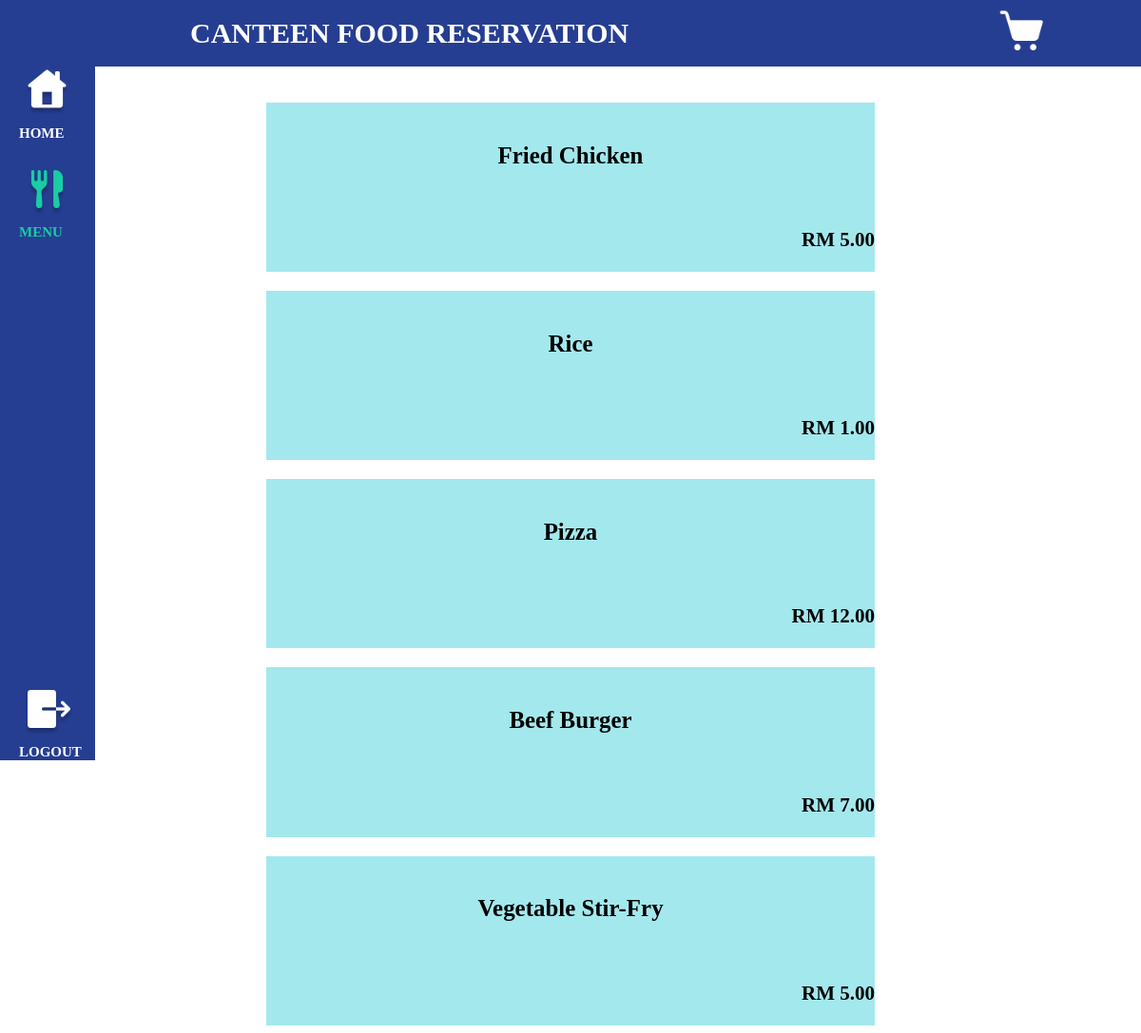
The app's page /user-menu/6/ (signed in) with its own data.
### practice/models.py (models this page shows)
class FoodItem(models.Model):
    id = models.AutoField(auto_created=True, primary_key=True, serialize=False, verbose_name='ID')
    Food_Name = models.CharField('Food Name', max_length=50)
    Food_Price = models.DecimalField('Food Price',max_digits=4, decimal_places=2)
    Ingredient_List = models.TextField('Ingredient List', max_length=100)
    Food_Description = models.TextField('Food Description', max_length=200)
    Food_Availability = models.BooleanField('Food Availability', default=True)

### practice/views.py (the view)
# urls.py: path('user-menu/<int:student_id>/', views.menu, name='user-menu'),
@login_required(login_url='register')
def menu(request, student_id):
    if student_id is not None:
        current_student = get_object_or_404(Student, id=student_id)
        print(f"Current Student: {current_student}")  # Print the current student information
    else:
        current_student = None
    available_food_items = FoodItem.objects.filter(Food_Availability=True)
    return render(request, 'user-menu.html', {'fooditems': available_food_items, 'current_student': current_student})

### practice/templates/user-menu.html (shortened to what this page needs)
{% load static %}
<!DOCTYPE html>
<html>
<head>
    <link rel="stylesheet" href="{% static 'css/user-menu.css' %}">
</head>
<body>
<header>
    <h1>CANTEEN FOOD RESERVATION</h1>
    <a href="{% url 'cart' student_id=current_student.id %}"><img src="{% static 'image/cart.png' %}" alt="logo"></a>
</header>
<nav>
    <a href="{% url 'user-profile' %}" class="home"><img src="{% static 'image/Home Page.png' %}">HOME</a>
    <a href="{% url 'user-menu' student_id=current_student.id %}" class ="menu"><img src="{% static 'image/Menu Selected.png' %}">MENU</a>
    <a href="{% url 'logout' %}" class="logout" id="logout"><img src="{% static 'image/Logout.png' %}">LOGOUT</a>
</nav>
<main>
    {% for fooditem in fooditems %}
    <div id="menuDiv">
        <div id="blueP">
            <h5><a href="{% url 'fooditem' pk=fooditem.id student_id=current_student.id %}">{{ fooditem.Food_Name }}</a></h5>
        </div>
        <div id="bluePrice">
        <p>RM {{ fooditem.Food_Price }}</p>
        </div>
    </div>
    {% endfor %}
</main>
</body>
</html>

### practice/static/css/user-menu.css (style rules this page uses)
nav { width: 100px; height: 100vh; top:0; left:0; position: fixed; float: left; background: #263E92; order: 1; }
header { width: 100%; height: 70px; background: #263E92; position: fixed; top: 0; left: 0; display: flex; align-items: center; justify-content: space-between; z-index: 3; margin:0; transform:none; }
main { position : static; margin :0; transform: none; padding-top: 80px; }
body { display: flex; flex-direction: column; align-items: center; }
h1 { color: #FFF; text-align: left; position: relative; font-family: Quicksand; font-size: 30px; font-style: normal; font-weight: 500; line-height: normal; text-transform: uppercase; font-weight: bold; margin-left: 200px; }
header img { height: 50px; width: 50px; margin-right: 100px; }
nav { display: flex; flex-direction: column; }
.logout { margin-top: auto; text-decoration: none; margin-left: 20px; color: #FFF; font-family: Quicksand; font-size: 15px; font-style: normal; font-weight: 500; line-height: normal; text-transform: uppercase; font-weight: bold; }
.home { text-decoration: none; margin-top: 70px; margin-left: 20px; color: #FFF; font-family: Quicksand; font-size: 15px; font-style: normal; font-weight: 500; line-height: normal; text-transform: uppercase; font-weight: bold; }
.menu { text-decoration: none; margin-top: 25px; margin-left: 20px; color: #18CDA3; font-family: Quicksand; font-size: 15px; font-style: normal; font-weight: 500; line-height: normal; text-transform: uppercase; font-weight: bold; }
#blueP { display: flex; text-align: center; justify-content: center; align-items: center; background-color: #A3E8ED; width: 80vh; height: 70%; font-family: Quicksand; font-size: 30px; font-style: normal; font-weight: 500; margin-top: 20px; }
#bluePrice { display: flex; text-align: center; justify-content: right; align-items: center; background-color: #A3E8ED; width: 80vh; font-family: Quicksand; font-size: 20px; font-style: normal; font-weight: 500; }
a { color: #000; text-decoration: none; }
p { font-family: Quicksand; font-size: 21px; font-style: normal; font-weight: bolder; }

### records on screen
FoodItem: Food_Name "Fried Chicken", Food_Price "5.00"
FoodItem: Food_Name "Rice", Food_Price "1.00"
FoodItem: Food_Name "Pizza", Food_Price "12.00"
FoodItem: Food_Name "Beef Burger", Food_Price "7.00"
FoodItem: Food_Name "Vegetable Stir-Fry", Food_Price "5.00"
